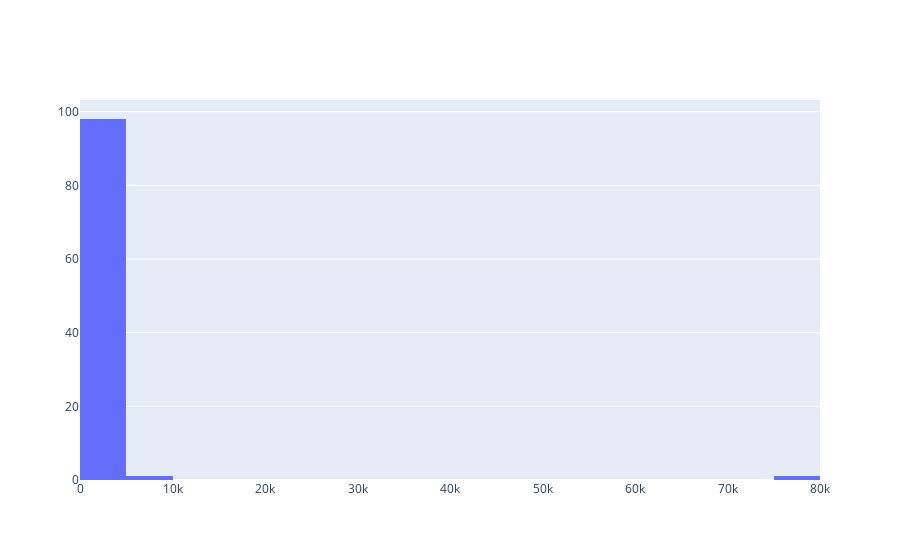

Here is the notebook cell this chart was saved with:
### Code cell
tmp = basket_price
tmp = pd.DataFrame(tmp)
tmp.reset_index(level=0, inplace=True)
tmp.sort_values('Basket value', ascending=False)

data4plot = [go.Histogram(x=tmp['Basket value'][:100])]

iplot(data4plot)
